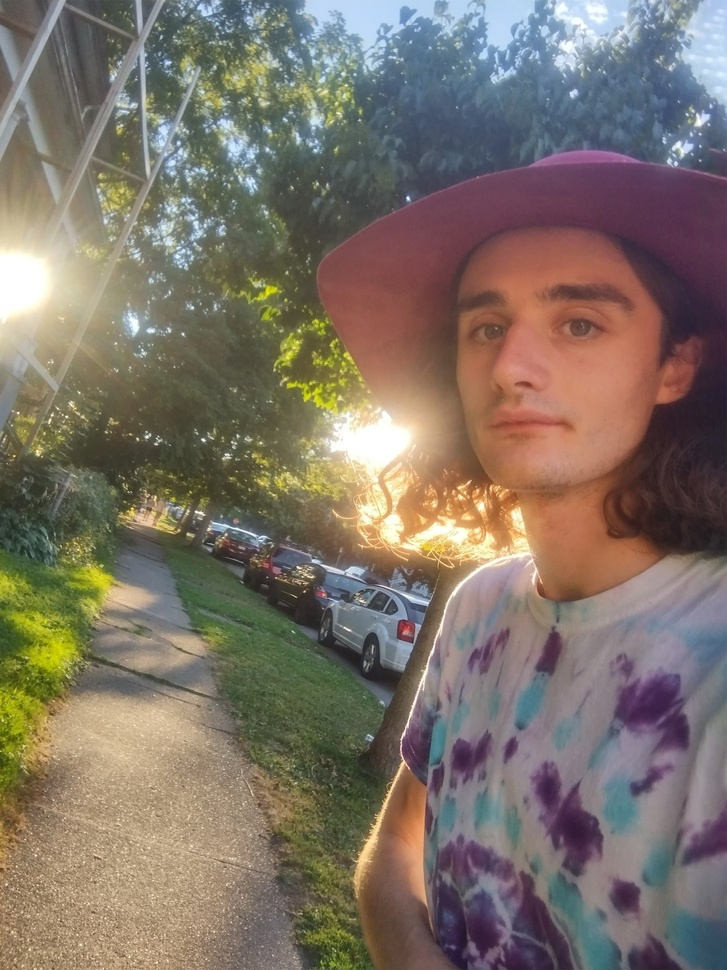
#> input picture dsts.jpg, 727 x 970 px, shrunk from 1536 x 2048 before the run
$ python detect_face.py
#> lines starting #> are read from the running program, lines starting #| are printed output that depends on the picture; after the words box and inside, x2 and y2 are one past the last pixel; in counts of white or black regions, pixels touching at a corner belong together
#> further down, test1 is the input picture: shape (970, 727, 3); mean B, G, R 103.2, 114.5, 125.7
#  py -m pip     py -m pip install opencv-contrib-python
#ONLY ACCEPTS JPG
import time
import cv2
from PIL import Image

def detect_faces(f_cascade, colored_img, scaleFactor = 1.1):
    #just making a copy of image passed, so that passed image is not changed
#> called with scaleFactor = 1.1
    img_copy = colored_img.copy()
    #convert the test image to gray image as opencv face detector expects gray images
    gray = cv2.cvtColor(img_copy, cv2.COLOR_BGR2GRAY)
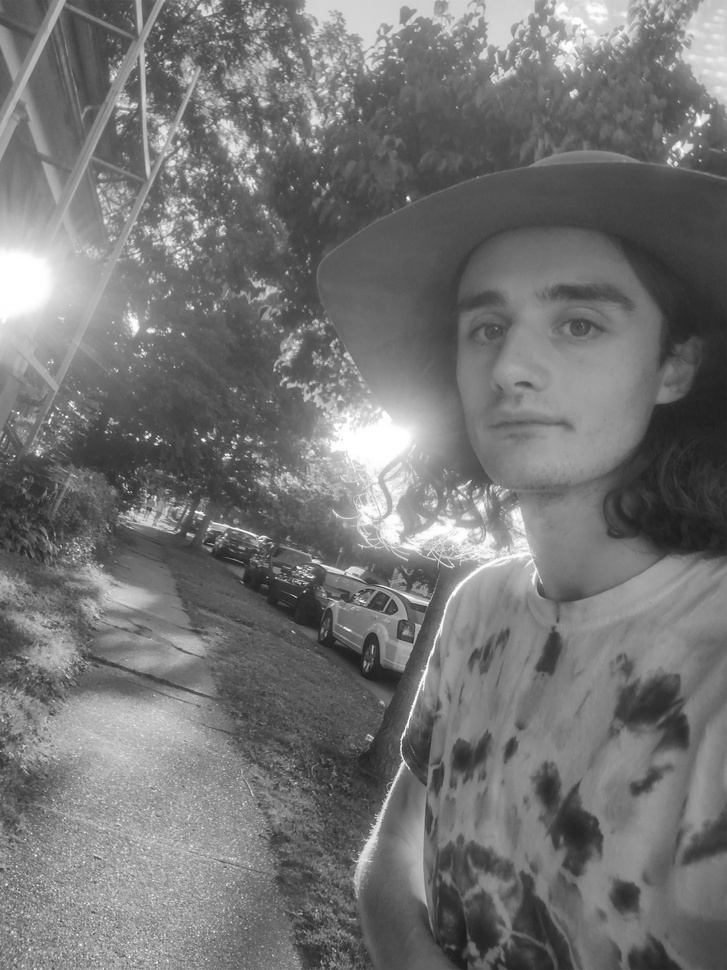
#> gray: shape (970, 727); min 26, max 255, mean 116.5
    #let's detect multiscale (some images may be closer to camera than others) images
    faces = f_cascade.detectMultiScale(gray, scaleFactor=scaleFactor, minNeighbors=5);
#> faces = [[404, 226, 262, 262]]
    numberOfFaces = 0
    #go over list of faces and draw them as rectangles on original colored img
    for (x, y, w, h) in faces:
        cv2.rectangle(img_copy, (x, y), (x+w, y+h), (0, 255, 0), 2)
        numberOfFaces += 1
#> this loop made 1 pass
#> (x, y, w, h, numberOfFaces) on pass 1: (404, 226, 262, 262, 1)
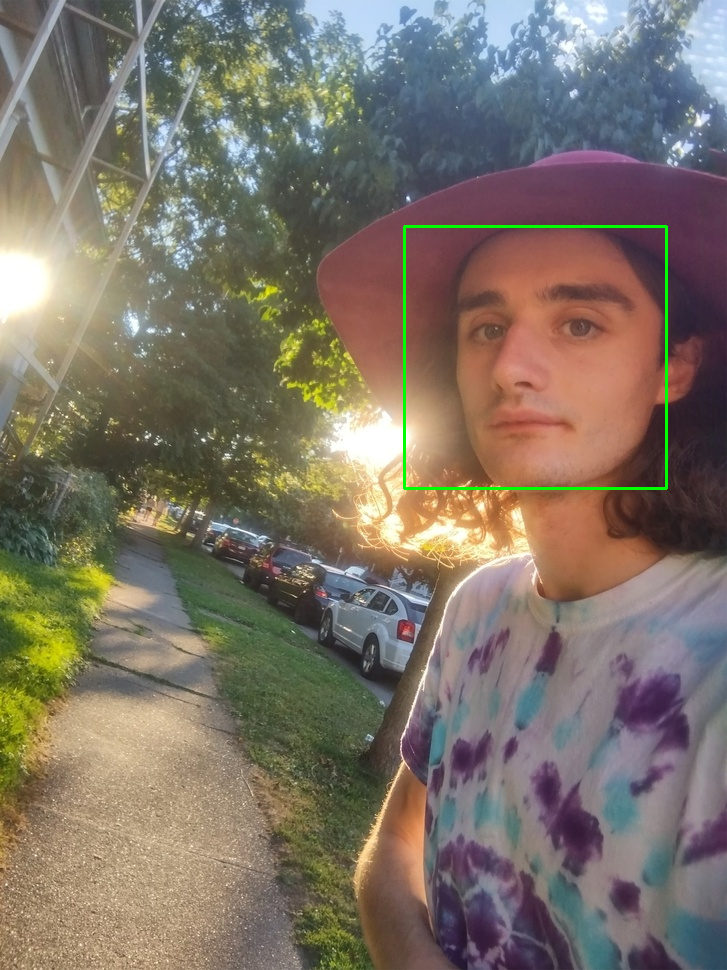
#> img_copy: shape (970, 727, 3); 0.45% of pixels changed, all inside (x1, y1, x2, y2) = (403, 225, 668, 490)
#> after the loop, numberOfFaces = 1
    print(numberOfFaces)
#| 1
    if (numberOfFaces > 0):
        return img_copy
    else:
        return 0


#------------HAAR-----------
#note time before detection
test1 = cv2.imread('dsts.jpg')
haar_face_cascade = cv2.CascadeClassifier('data/haarcascade_frontalface_alt.xml')
t1 = time.time()
#call our function to detect faces
haar_detected_img = detect_faces(haar_face_cascade, test1)
#note time after detection
t2 = time.time()
#calculate time difference
dt1 = t2 - t1
#print the time difference

print(dt1)
print(type(haar_detected_img))
#| <class 'numpy.ndarray'>
# img = Image.open(haar_detected_img)
# img.show()

if(type(haar_detected_img) == int):
    print("No faces detected")
else:
    print("face detected")
    cv2.imshow('Profile Image', haar_detected_img)
    cv2.waitKey(0)
    cv2.destroyAllWindows()
